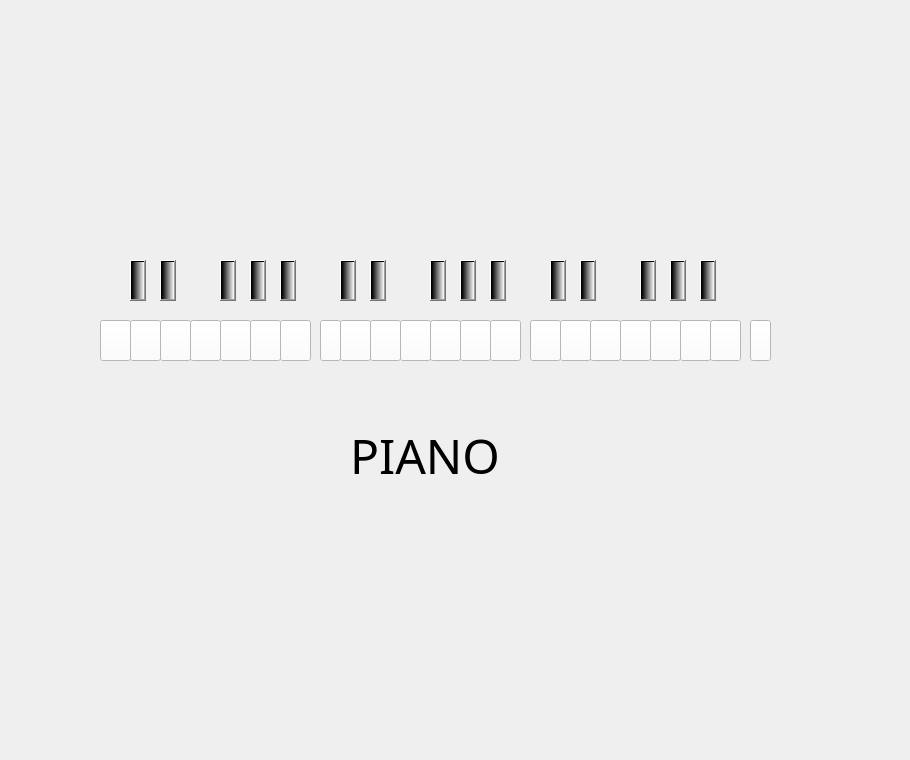
        <widget class="QWidget" name="HOME_PAGE">
         <widget class="QLabel" name="label_3">
          <property name="geometry">
           <rect>
            <x>0</x>
            <y>-80</y>
            <width>901</width>
            <height>661</height>
           </rect>
          </property>
          <property name="text">
           <string/>
          </property>
          <property name="pixmap">
           <pixmap>:/instro1/photo-1507838153414-b4b713384a76.jfif</pixmap>
          </property>
          <property name="scaledContents">
           <bool>true</bool>
          </property>
         </widget>
         <widget class="QLabel" name="label_6">
          <property name="geometry">
           <rect>
            <x>-80</x>
            <y>390</y>
            <width>361</width>
            <height>211</height>
           </rect>
          </property>
          <property name="text">
           <string/>
          </property>
          <property name="pixmap">
           <pixmap>:/instro1/pngwing.com.png</pixmap>
          </property>
          <property name="scaledContents">
           <bool>true</bool>
          </property>
         </widget>
         <widget class="QLabel" name="label_16">
          <property name="geometry">
           <rect>
            <x>30</x>
            <y>-130</y>
            <width>801</width>
            <height>751</height>
           </rect>
          </property>
          <property name="text">
           <string/>
          </property>
          <property name="pixmap">
           <pixmap>:/instro1/piano.png</pixmap>
          </property>
          <property name="scaledContents">
           <bool>true</bool>
          </property>
         </widget>
         <widget class="QPushButton" name="PIANO_W_2">
          <property name="geometry">
           <rect>
            <x>130</x>
            <y>320</y>
            <width>31</width>
            <height>41</height>
           </rect>
          </property>
          <property name="styleSheet">
           <string notr="true">background-color: rgb(255, 255, 255);</string>
          </property>
          <property name="text">
           <string/>
          </property>
         </widget>
         <widget class="QPushButton" name="PIANO_W_3">
          <property name="geometry">
           <rect>
            <x>160</x>
            <y>320</y>
            <width>31</width>
            <height>41</height>
           </rect>
          </property>
          <property name="styleSheet">
           <string notr="true">background-color: rgb(255, 255, 255);</string>
          </property>
          <property name="text">
           <string/>
          </property>
         </widget>
         <widget class="QPushButton" name="PIANO_W_4">
          <property name="geometry">
           <rect>
            <x>190</x>
            <y>320</y>
            <width>31</width>
            <height>41</height>
           </rect>
          </property>
          <property name="styleSheet">
           <string notr="true">background-color: rgb(255, 255, 255);</string>
          </property>
          <property name="text">
           <string/>
          </property>
         </widget>
         <widget class="QPushButton" name="PIANO_W_6">
          <property name="geometry">
           <rect>
            <x>250</x>
            <y>320</y>
            <width>31</width>
            <height>41</height>
           </rect>
          </property>
          <property name="styleSheet">
           <string notr="true">background-color: rgb(255, 255, 255);</string>
          </property>
          <property name="text">
           <string/>
          </property>
         </widget>
         <widget class="QPushButton" name="PIANO_W_8">
          <property name="geometry">
           <rect>
            <x>320</x>
            <y>320</y>
            <width>21</width>
            <height>41</height>
           </rect>
          </property>
          <property name="styleSheet">
           <string notr="true">background-color: rgb(255, 255, 255);</string>
          </property>
          <property name="text">
           <string/>
          </property>
         </widget>
         <widget class="QPushButton" name="PIANO_W_7">
          <property name="geometry">
           <rect>
            <x>280</x>
            <y>320</y>
            <width>31</width>
            <height>41</height>
           </rect>
          </property>
          <property name="styleSheet">
           <string notr="true">background-color: rgb(255, 255, 255);</string>
          </property>
          <property name="text">
           <string/>
          </property>
         </widget>
         <widget class="QPushButton" name="PIANO_W_5">
          <property name="geometry">
           <rect>
            <x>220</x>
            <y>320</y>
            <width>31</width>
            <height>41</height>
           </rect>
          </property>
          <property name="styleSheet">
           <string notr="true">background-color: rgb(255, 255, 255);</string>
          </property>
          <property name="text">
           <string/>
          </property>
         </widget>
         <widget class="QPushButton" name="PIANO_W_12">
          <property name="geometry">
           <rect>
            <x>430</x>
            <y>320</y>
            <width>31</width>
            <height>41</height>
           </rect>
          </property>
          <property name="styleSheet">
           <string notr="true">background-color: rgb(255, 255, 255);</string>
          </property>
          <property name="text">
           <string/>
          </property>
         </widget>
         <widget class="QPushButton" name="PIANO_W_11">
          <property name="geometry">
           <rect>
            <x>400</x>
            <y>320</y>
            <width>31</width>
            <height>41</height>
           </rect>
          </property>
          <property name="styleSheet">
           <string notr="true">background-color: rgb(255, 255, 255);</string>
          </property>
          <property name="text">
           <string/>
          </property>
         </widget>
         <widget class="QPushButton" name="PIANO_W_10">
          <property name="geometry">
           <rect>
            <x>370</x>
            <y>320</y>
            <width>31</width>
            <height>41</height>
           </rect>
          </property>
          <property name="styleSheet">
           <string notr="true">background-color: rgb(255, 255, 255);</string>
          </property>
          <property name="text">
           <string/>
          </property>
         </widget>
         <widget class="QPushButton" name="PIANO_W_9">
          <property name="geometry">
           <rect>
            <x>340</x>
            <y>320</y>
            <width>31</width>
            <height>41</height>
           </rect>
          </property>
          <property name="styleSheet">
           <string notr="true">background-color: rgb(255, 255, 255);</string>
          </property>
          <property name="text">
           <string/>
          </property>
         </widget>
         <widget class="QPushButton" name="PIANO_W_17">
          <property name="geometry">
           <rect>
            <x>590</x>
            <y>320</y>
            <width>31</width>
            <height>41</height>
           </rect>
          </property>
          <property name="styleSheet">
           <string notr="true">background-color: rgb(255, 255, 255);</string>
          </property>
          <property name="text">
           <string/>
          </property>
         </widget>
         <widget class="QPushButton" name="PIANO_W_16">
          <property name="geometry">
           <rect>
            <x>560</x>
            <y>320</y>
            <width>31</width>
            <height>41</height>
           </rect>
          </property>
          <property name="styleSheet">
           <string notr="true">background-color: rgb(255, 255, 255);</string>
          </property>
          <property name="text">
           <string/>
          </property>
         </widget>
         <widget class="QPushButton" name="PIANO_W_15">
          <property name="geometry">
           <rect>
            <x>530</x>
            <y>320</y>
            <width>31</width>
            <height>41</height>
           </rect>
          </property>
          <property name="styleSheet">
           <string notr="true">background-color: rgb(255, 255, 255);</string>
          </property>
          <property name="text">
           <string/>
          </property>
         </widget>
         <widget class="QPushButton" name="PIANO_W_14">
          <property name="geometry">
           <rect>
            <x>490</x>
            <y>320</y>
            <width>31</width>
            <height>41</height>
           </rect>
          </property>
          <property name="styleSheet">
           <string notr="true">background-color: rgb(255, 255, 255);</string>
          </property>
          <property name="text">
           <string/>
          </property>
         </widget>
         <widget class="QPushButton" name="PIANO_W_13">
          <property name="geometry">
           <rect>
            <x>460</x>
            <y>320</y>
            <width>31</width>
            <height>41</height>
           </rect>
          </property>
          <property name="styleSheet">
           <string notr="true">background-color: rgb(255, 255, 255);</string>
          </property>
          <property name="text">
           <string/>
          </property>
         </widget>
         <widget class="QPushButton" name="PIANO_W_20">
          <property name="geometry">
           <rect>
            <x>680</x>
            <y>320</y>
            <width>31</width>
            <height>41</height>
           </rect>
          </property>
          <property name="styleSheet">
           <string notr="true">background-color: rgb(255, 255, 255);
</string>
          </property>
          <property name="text">
           <string/>
          </property>
         </widget>
         <widget class="QPushButton" name="PIANO_W_19">
          <property name="geometry">
           <rect>
            <x>650</x>
            <y>320</y>
            <width>31</width>
            <height>41</height>
           </rect>
          </property>
          <property name="styleSheet">
           <string notr="true">background-color: rgb(255, 255, 255);</string>
          </property>
          <property name="text">
           <string/>
          </property>
         </widget>
         <widget class="QPushButton" name="PIANO_W_18">
          <property name="geometry">
           <rect>
            <x>620</x>
            <y>320</y>
            <width>31</width>
            <height>41</height>
           </rect>
          </property>
          <property name="styleSheet">
           <string notr="true">background-color: rgb(255, 255, 255);</string>
          </property>
          <property name="text">
           <string/>
          </property>
         </widget>
         <widget class="QPushButton" name="PIANO_W_21">
          <property name="geometry">
           <rect>
            <x>710</x>
            <y>320</y>
            <width>31</width>
            <height>41</height>
           </rect>
          </property>
          <property name="styleSheet">
           <string notr="true">background-color: rgb(255, 255, 255);</string>
          </property>
          <property name="text">
           <string/>
          </property>
         </widget>
         <widget class="QPushButton" name="PIANO_W_22">
          <property name="geometry">
           <rect>
            <x>750</x>
            <y>320</y>
            <width>21</width>
            <height>41</height>
           </rect>
          </property>
          <property name="styleSheet">
           <string notr="true">background-color: rgb(255, 255, 255);</string>
          </property>
          <property name="text">
           <string/>
          </property>
         </widget>
         <widget class="QPushButton" name="PIANO_W_1">
          <property name="geometry">
           <rect>
            <x>100</x>
            <y>320</y>
            <width>31</width>
            <height>41</height>
           </rect>
          </property>
          <property name="styleSheet">
           <string notr="true">background-color: rgb(255, 255, 255);</string>
          </property>
          <property name="text">
           <string/>
          </property>
         </widget>
         <widget class="QPushButton" name="PIANO_B_15">
          <property name="geometry">
           <rect>
            <x>700</x>
            <y>260</y>
            <width>16</width>
            <height>41</height>
           </rect>
          </property>
          <property name="styleSheet">
           <string notr="true">background-color: qlineargradient(spread:pad, x1:0, y1:0, x2:1, y2:0, stop:0 rgba(0, 0, 0, 255), stop:1 rgba(255, 255, 255, 255));</string>
          </property>
          <property name="text">
           <string/>
          </property>
         </widget>
         <widget class="QPushButton" name="PIANO_B_10">
          <property name="geometry">
           <rect>
            <x>490</x>
            <y>260</y>
            <width>16</width>
            <height>41</height>
           </rect>
          </property>
          <property name="styleSheet">
           <string notr="true">background-color: qlineargradient(spread:pad, x1:0, y1:0, x2:1, y2:0, stop:0 rgba(0, 0, 0, 255), stop:1 rgba(255, 255, 255, 255));</string>
          </property>
          <property name="text">
           <string/>
          </property>
         </widget>
         <widget class="QPushButton" name="PIANO_B_11">
          <property name="geometry">
           <rect>
            <x>550</x>
            <y>260</y>
            <width>16</width>
            <height>41</height>
           </rect>
          </property>
          <property name="styleSheet">
           <string notr="true">background-color: qlineargradient(spread:pad, x1:0, y1:0, x2:1, y2:0, stop:0 rgba(0, 0, 0, 255), stop:1 rgba(255, 255, 255, 255));</string>
          </property>
          <property name="text">
           <string/>
          </property>
         </widget>
         <widget class="QPushButton" name="PIANO_B_12">
          <property name="geometry">
           <rect>
            <x>580</x>
            <y>260</y>
            <width>16</width>
            <height>41</height>
           </rect>
          </property>
          <property name="styleSheet">
           <string notr="true">background-color: qlineargradient(spread:pad, x1:0, y1:0, x2:1, y2:0, stop:0 rgba(0, 0, 0, 255), stop:1 rgba(255, 255, 255, 255));</string>
          </property>
          <property name="text">
           <string/>
          </property>
         </widget>
         <widget class="QPushButton" name="PIANO_B_13">
          <property name="geometry">
           <rect>
            <x>640</x>
            <y>260</y>
            <width>16</width>
            <height>41</height>
           </rect>
          </property>
          <property name="styleSheet">
           <string notr="true">background-color: qlineargradient(spread:pad, x1:0, y1:0, x2:1, y2:0, stop:0 rgba(0, 0, 0, 255), stop:1 rgba(255, 255, 255, 255));</string>
          </property>
          <property name="text">
           <string/>
          </property>
         </widget>
         <widget class="QPushButton" name="PIANO_B_14">
          <property name="geometry">
           <rect>
            <x>670</x>
            <y>260</y>
            <width>16</width>
            <height>41</height>
           </rect>
          </property>
          <property name="styleSheet">
           <string notr="true">background-color: qlineargradient(spread:pad, x1:0, y1:0, x2:1, y2:0, stop:0 rgba(0, 0, 0, 255), stop:1 rgba(255, 255, 255, 255));</string>
          </property>
          <property name="text">
           <string/>
          </property>
         </widget>
         <widget class="QPushButton" name="PIANO_B_5">
          <property name="geometry">
           <rect>
            <x>280</x>
            <y>260</y>
            <width>16</width>
            <height>41</height>
           </rect>
          </property>
          <property name="styleSheet">
           <string notr="true">background-color: qlineargradient(spread:pad, x1:0, y1:0, x2:1, y2:0, stop:0 rgba(0, 0, 0, 255), stop:1 rgba(255, 255, 255, 255));</string>
          </property>
          <property name="text">
           <string/>
          </property>
         </widget>
         <widget class="QPushButton" name="PIANO_B_6">
          <property name="geometry">
           <rect>
            <x>340</x>
            <y>260</y>
            <width>16</width>
            <height>41</height>
           </rect>
          </property>
          <property name="styleSheet">
           <string notr="true">background-color: qlineargradient(spread:pad, x1:0, y1:0, x2:1, y2:0, stop:0 rgba(0, 0, 0, 255), stop:1 rgba(255, 255, 255, 255));</string>
          </property>
          <property name="text">
           <string/>
          </property>
         </widget>
         <widget class="QPushButton" name="PIANO_B_7">
          <property name="geometry">
           <rect>
            <x>370</x>
            <y>260</y>
            <width>16</width>
            <height>41</height>
           </rect>
          </property>
          <property name="styleSheet">
           <string notr="true">background-color: qlineargradient(spread:pad, x1:0, y1:0, x2:1, y2:0, stop:0 rgba(0, 0, 0, 255), stop:1 rgba(255, 255, 255, 255));</string>
          </property>
          <property name="text">
           <string/>
          </property>
         </widget>
         <widget class="QPushButton" name="PIANO_B_8">
          <property name="geometry">
           <rect>
            <x>430</x>
            <y>260</y>
            <width>16</width>
            <height>41</height>
           </rect>
          </property>
          <property name="styleSheet">
           <string notr="true">background-color: qlineargradient(spread:pad, x1:0, y1:0, x2:1, y2:0, stop:0 rgba(0, 0, 0, 255), stop:1 rgba(255, 255, 255, 255));</string>
          </property>
          <property name="text">
           <string/>
          </property>
         </widget>
         <widget class="QPushButton" name="PIANO_B_9">
          <property name="geometry">
           <rect>
            <x>460</x>
            <y>260</y>
            <width>16</width>
            <height>41</height>
           </rect>
          </property>
          <property name="styleSheet">
           <string notr="true">background-color: qlineargradient(spread:pad, x1:0, y1:0, x2:1, y2:0, stop:0 rgba(0, 0, 0, 255), stop:1 rgba(255, 255, 255, 255));</string>
          </property>
          <property name="text">
           <string/>
          </property>
         </widget>
         <widget class="QPushButton" name="PIANO_B_4">
          <property name="geometry">
           <rect>
            <x>250</x>
            <y>260</y>
            <width>16</width>
            <height>41</height>
           </rect>
          </property>
          <property name="styleSheet">
           <string notr="true">background-color: qlineargradient(spread:pad, x1:0, y1:0, x2:1, y2:0, stop:0 rgba(0, 0, 0, 255), stop:1 rgba(255, 255, 255, 255));</string>
          </property>
          <property name="text">
           <string/>
          </property>
         </widget>
         <widget class="QPushButton" name="PIANO_B_3">
          <property name="geometry">
           <rect>
            <x>220</x>
            <y>260</y>
            <width>16</width>
            <height>41</height>
           </rect>
          </property>
          <property name="styleSheet">
           <string notr="true">background-color: qlineargradient(spread:pad, x1:0, y1:0, x2:1, y2:0, stop:0 rgba(0, 0, 0, 255), stop:1 rgba(255, 255, 255, 255));</string>
          </property>
          <property name="text">
           <string/>
          </property>
         </widget>
         <widget class="QPushButton" name="PIANO_B_1">
          <property name="geometry">
           <rect>
            <x>130</x>
            <y>260</y>
            <width>16</width>
            <height>41</height>
           </rect>
          </property>
          <property name="styleSheet">
           <string notr="true">background-color: qlineargradient(spread:pad, x1:0, y1:0, x2:1, y2:0, stop:0 rgba(0, 0, 0, 255), stop:1 rgba(255, 255, 255, 255));</string>
          </property>
          <property name="text">
           <string/>
          </property>
         </widget>
         <widget class="QPushButton" name="PIANO_B_2">
          <property name="geometry">
           <rect>
            <x>160</x>
            <y>260</y>
            <width>16</width>
            <height>41</height>
           </rect>
          </property>
          <property name="styleSheet">
           <string notr="true">background-color: qlineargradient(spread:pad, x1:0, y1:0, x2:1, y2:0, stop:0 rgba(0, 0, 0, 255), stop:1 rgba(255, 255, 255, 255));</string>
          </property>
          <property name="text">
           <string/>
          </property>
         </widget>
         <widget class="QLabel" name="label_20">
          <property name="geometry">
           <rect>
            <x>350</x>
            <y>430</y>
            <width>201</width>
            <height>51</height>
           </rect>
          </property>
          <property name="font">
           <font>
            <family>Forte</family>
            <pointsize>36</pointsize>
           </font>
          </property>
          <property name="text">
           <string>PIANO</string>
          </property>
         </widget>
        </widget>
